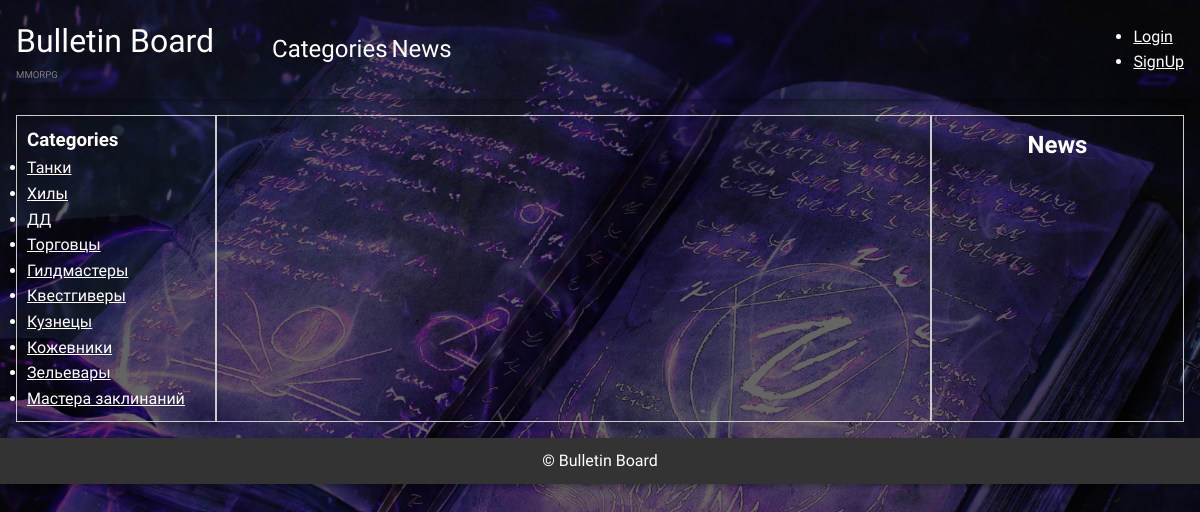
The page /posts/list/ on the database as committed earlier.
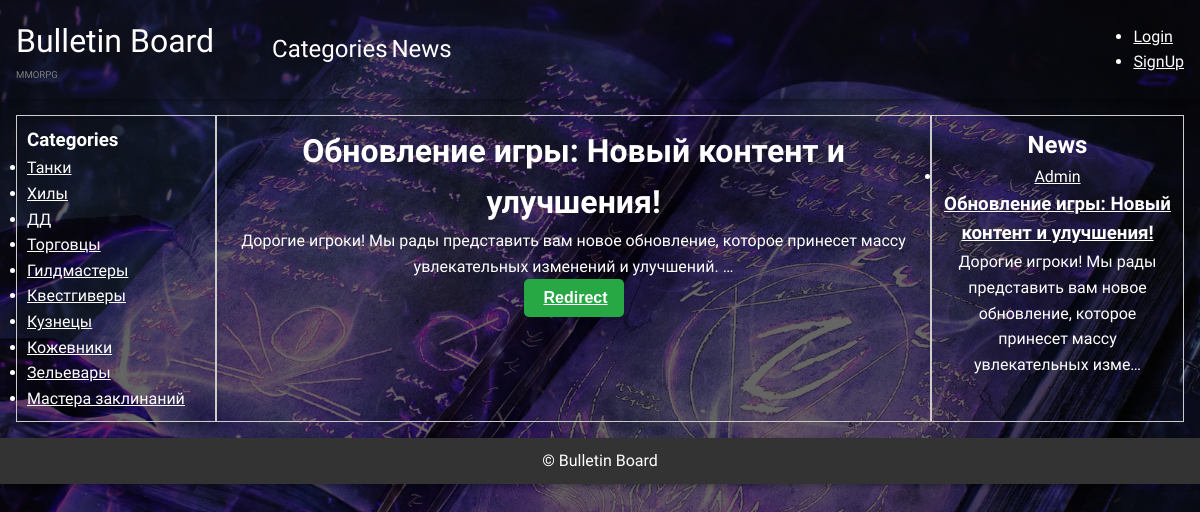
The same page on the database as committed later.
### board/models.py (models this page shows, shortened)
class Category(models.Model):
    class Meta:
        verbose_name = 'Category'
        verbose_name_plural = 'Categories'
    name = models.CharField(max_length=150)
    slug = models.SlugField(
        max_length=255, unique=True, db_index=True, verbose_name="URL",
        blank=True)
    descriptions = models.TextField(blank=True)
    image = models.ImageField(
        upload_to='categories/images/', null=True, blank=True)

class Post(models.Model):
    author = models.ForeignKey(User, on_delete=models.CASCADE)
    title = models.CharField(max_length=150, blank=False)
    text = models.TextField()
    created_date = models.DateTimeField(auto_now_add=True)
    image = models.ImageField(
        upload_to='posts/images/', null=True, blank=True)
    video = models.FileField(
        upload_to='posts/videos', null=True, blank=True)
    slug = models.SlugField(
        max_length=255, unique=True, db_index=True, verbose_name="URL",
        blank=True)

### board/views.py (the view)
class PostListView(View):
    def get_context_data(self, request):
        posts = Post.objects.all().order_by('-created_date')
        categories = Category.objects.all()
        return {
            'categories': categories,
            'posts': posts,
        }
    def get(self, request):
        context = self.get_context_data(request)
        return render(request, 'posts/post_list.html', context)

### templates/posts/post_list.html (shortened to what this page needs)
{% extends 'default.html' %}
{% load i18n %}
{% block side-left %}
    <section>
        <h1>{% trans 'Categories' %}</h1>
    </section>
    <section>
        <ul class="categories">
        {% for category in categories %}
            <li class="category">
                <a href="#">{{category.name}}</a>
            </li>
        {% endfor %}
        </ul>
    </section>
{% endblock side-left %}
{% block content %}
    {% for post in posts %}
    <div class="card-left">
        <h1>{{post.title}}</h1>
        <p>{{post.text|truncatechars:120}}</p>
        <button class="green-button"><a href="{% url 'PostDetail' post.pk post.slug %}">Redirect</a></button>
    </div>
    {% endfor %}
{% endblock content %}
{% block side-right %}
<section>
    <h1>{% trans 'News' %}</h1>
</section>
    <section class="posts">
        <ul>
        {% for post in posts %}
            <li>
                <a href="#">{{ post.author }}</a>
                <h3><a href="#">{{ post.title }}</a></h3>
                <p>{{ post.text|truncatechars:100 }}</p>
            </li>
        {% endfor %}
        </ul>
    </section>
{% endblock side-right %}

Rows that differ between the two databases and show on the page:
added Post: title "Обновление игры: Новый контент и улучшения!", text "Дорогие игроки! Мы рады представить вам новое обновление, которое принесет массу увлекательных изменений и улучшений. …", author "Admin", text "Дорогие игроки! Мы рады представить вам новое обновление, которое принесет массу увлекательных изме…"
